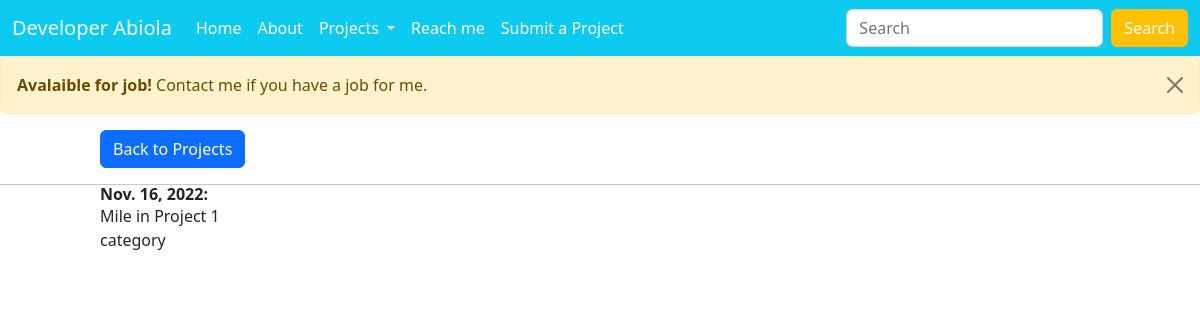
/projects/1, run on the app's committed database.
### home/models.py (models this page shows, shortened)
class Project(models.Model):
	STAGES = [
    ('STD', 'STARTED'),
    ('CMPT', 'COMPLETED'),
    ('ONG', 'ONGOING'),
	]
	CATEGORIES = [
		('MACHINE LEARNING', 'MACHINE LEARNING'),
		('DATA SCIENCE', 'DATA SCIENCE'),
		('DATA ANALYTICS/ANALYSIS', 'DATA ANALYTICS/ANALYSIS'),
		('BACKEND', 'BACKEND'),
		('FRONTEND', 'FRONTEND'),
		('MOBILE', 'MOBILE'),
		('DATA BASE', 'DATA BASE'),
		('BLOCKCHAIN', 'BLOCKCHAIN'),
		('CLOUD COMPUTING', 'CLOUD COMPUTING'),
		('COMPUTER NETWORKING', 'COMPUTER NETWORKING'),
		('SCRIPTING', 'SCRIPTING'),
		('DESKTOP', 'DESKTOP'),
		('SOFTWARE DEVELOPMENT', 'SOFTWARE DEVELOPMENT'),
		('GAME DEVELOPMENT', 'GAME DEVELOPMENT')
	]
	title = models.CharField(max_length=50, blank=False)
	keywords = models.CharField(max_length=100)
	description = RichTextField(verbose_name="Project Description", config_name='my_basic_config')
	stage = models.CharField(choices=STAGES, max_length=20)
	date_started = models.DateField(blank=False)
	date_ended = models.DateField()
	images = models.ImageField(upload_to='images/', blank=True, null=True)
	category = MultiSelectField(choices=CATEGORIES, default='BACKEND')
	technology = models.CharField(max_length=30, null=True)

### home/views.py (the view)
# urls.py: path('projects/<int:pk>', project_details, name='project_details'),
def project_details(request, pk):
	project = Project.objects.get(id=pk)
	categories = list(project.category)
	print(categories)
	context = {
		'project': project,
		'categories': categories
	}
	return render(request, 'home/project_details.html', context)

### home/templates/home/project_details.html
{% extends "base.html" %}
{% block 'content' %}
<div class="container">
	<a href="{% url 'homer:projects' %}"><button class="btn btn-primary my-3">  Back to Projects</button></a>
</div>
<hr>
<div class="container">
	<h2 class="font-bold"> {{ project.date_started }}: </h2>
	<p> {{ project.title }}</p>
	{% for category in categories %}
		<ul>
			<li>
				{{ category }}
			</li>
		</ul>
	{% endfor %}
</div>
{% endblock 'content' %}

### data on the page
Project: date_started "Nov. 16, 2022", title "Mile in Project 1", category "category"
